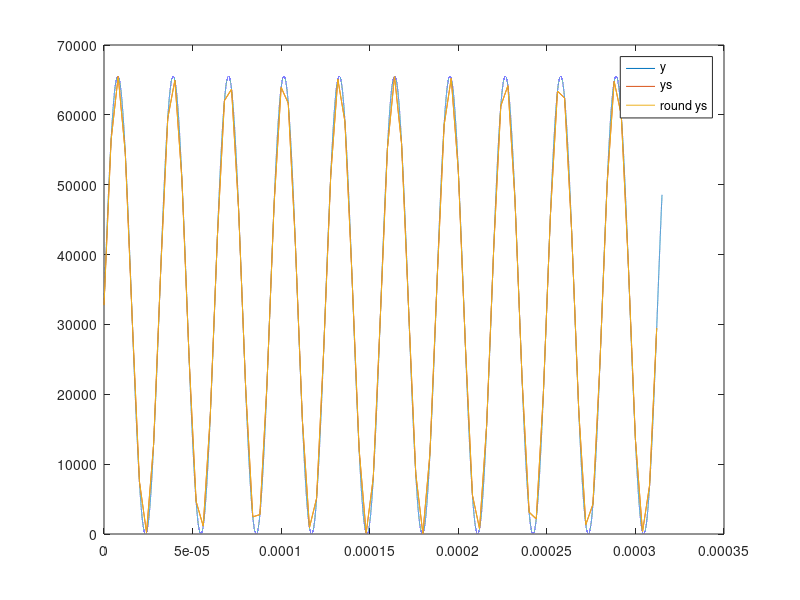

Reproduce this figure in MATLAB.
% with that script you can generate wave for xcorr algorithm
% dac wave gen
 f = 32e3; % wave freq
 fs = 250e3; % adc sampling rate

 t = 0:(0.000000001):0.000315;
 ts = 0:(1/fs):0.000315;

 y = (sin(2*pi*f*t)/2 + 0.5).*65535;
 ys = (sin(2*pi*f*ts)/2 + 0.5).*65535;
 res = dec2hex(round(ys));

 lut = "";

 lut_size = size(res, 1);
 for i = 1:lut_size
     lut = strcat(lut, "0x", res(i, :), ", ");
     if mod(i, 16) == 0
         lut = strcat(lut, "\n");
     end
 end
 fprintf(lut);
 disp(lut_size);

 figure;
 plot(t, y);
 hold on;
 plot(ts, ys);
 hold on;
 plot(ts, round(ys));
 hold off;
 legend("y", "ys", "round ys")
 %save("Measurements\test_xcorr_dac_wave.mat", "ys");